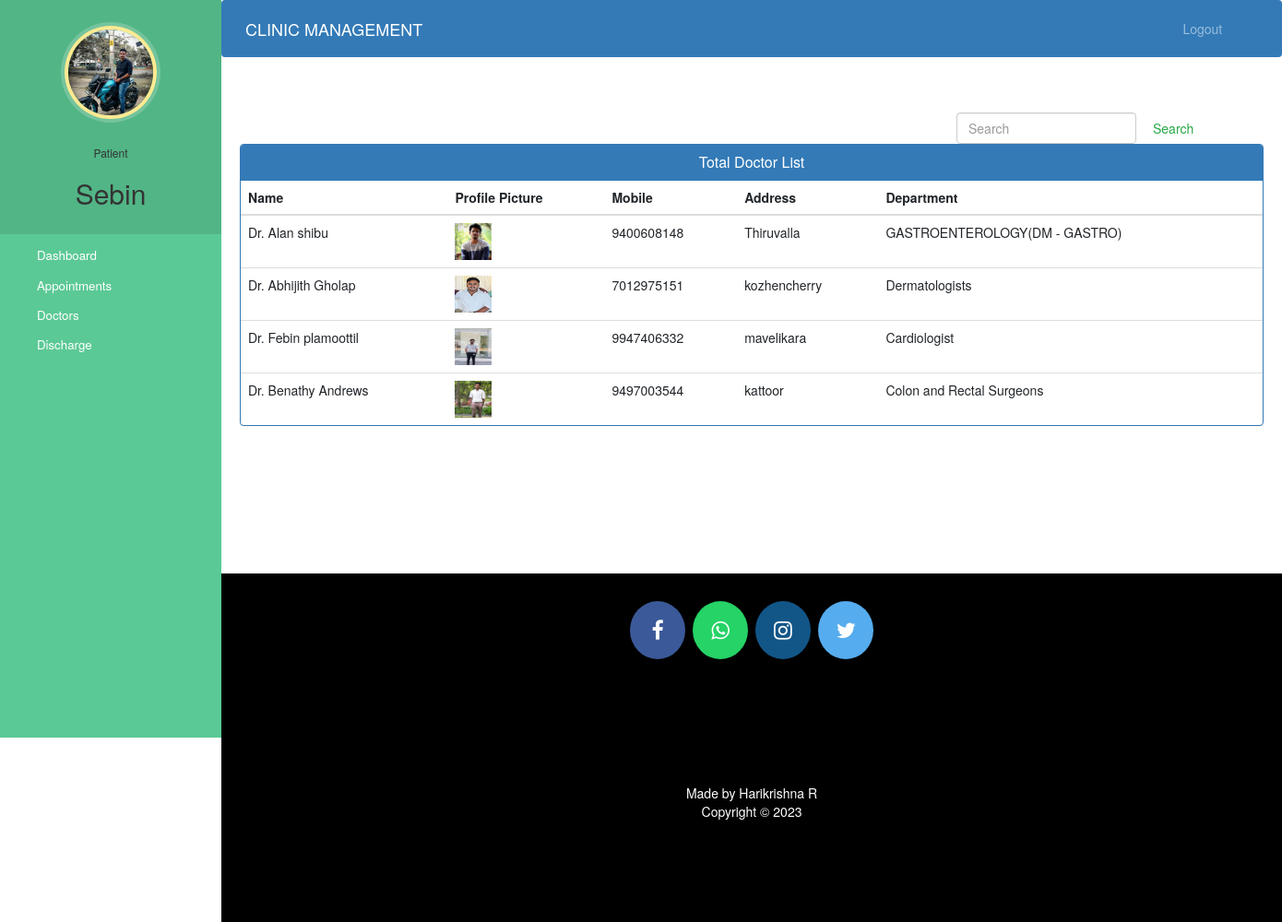
Screenshot of /patient-view-doctor (signed in) with the database file from the repository.
### hospital/models.py (models this page shows, shortened)
class Patient(models.Model):
    user=models.OneToOneField(User,on_delete=models.CASCADE)
    profile_pic= models.ImageField(upload_to='profile_pic/PatientProfilePic/',null=True,blank=True)
    address = models.CharField(max_length=40)
    mobile = models.CharField(max_length=20,null=False)
    symptoms = models.CharField(max_length=100,null=False)
    assignedDoctorId = models.PositiveIntegerField(null=True)
    admitDate=models.DateField(auto_now=True)
    status=models.BooleanField(default=False)

class Doctor(models.Model):
    user=models.OneToOneField(User,on_delete=models.CASCADE)
    profile_pic= models.ImageField(upload_to='profile_pic/DoctorProfilePic/',null=True,blank=True)
    address = models.CharField(max_length=40)
    mobile = models.CharField(max_length=20,null=True)
    department= models.CharField(max_length=50,choices=departments,default='Cardiologist')
    status=models.BooleanField(default=False)
    @property
    def get_name(self):
        return self.user.first_name+" "+self.user.last_name

### hospital/views.py (the view)
# urls.py: path('patient-view-doctor', views.patient_view_doctor_view,name='patient-view-doctor'),
def patient_view_doctor_view(request):
    doctors=models.Doctor.objects.all().filter(status=True)
    patient=models.Patient.objects.get(user_id=request.user.id) #for profile picture of patient in sidebar
    return render(request,'patient_view_doctor.html',{'patient':patient,'doctors':doctors})

### templates/patient_view_doctor.html (shortened to what this page needs)
{% extends 'patient_base.html' %}
{% block content %}
{%load static%}
<head>
  <link href="//netdna.bootstrapcdn.com/bootstrap/3.0.0/css/bootstrap.min.css" rel="stylesheet" id="bootstrap-css">
</head>
<div class="container">
    <form  action="/searchdoctor" method="get" style="margin-left:70%;" class="form-inline my-2 my-lg-0">
      <input class="form-control mr-sm-2" type="search" placeholder="Search" name="query" id="query" aria-label="Search">
      <button class="btn btn-outline-success my-2 my-sm-0" type="submit">Search</button>
    </form>
  {% if doctors %}
  <div class="panel panel-primary">
    <div class="panel-heading">
      <h6 class="panel-title"> Total Doctor List</h6>
    </div>
    <table class="table table-hover" id="dev-table">
        <thead>
          <tr>
            <th>Name</th>
            <th>Profile Picture</th>
            <th>Mobile</th>
            <th>Address</th>
            <th>Department</th>
          </tr>
        </thead>
        {% for d in doctors %}
        <tr>
          <td> {{d.get_name}}</td>
          <td> <img src="{% static d.profile_pic.url %}" alt="Profile Pic" height="40px" width="40px" /></td>
          <td>{{d.mobile}}</td>
          <td>{{d.address}}</td>
          <td>{{d.department}}</td>
        </tr>
        {% endfor %}
      </table>
  </div>
  {%else%}
  <br><br><br>
  <h4 style="text-align: center;color: red;">No Doctor Found !!!</h4>
  {% endif %}
</div>
{% endblock content %}

### templates/patient_base.html (shortened to what this page needs)
<!DOCTYPE html>
{% load static %}
<html lang="en">
<head>
  <link rel="stylesheet" href="https://stackpath.bootstrapcdn.com/bootstrap/4.3.1/css/bootstrap.min.css">
  <link rel="stylesheet" href="https://maxcdn.bootstrapcdn.com/font-awesome/4.7.0/css/font-awesome.min.css">
</head>
<body>
  <nav class="menu" tabindex="0">
    <header class="avatar">
      <img src="{% static patient.profile_pic.url %}" alt="Profile Pic" />
      <br><br>
      <h6>Patient</h6>
      <h2>{{request.user.first_name}}</h2>
    </header>
    <ul>
      <li tabindex="0" class="icon-dashboard"> <a style="color:white; text-decoration:none;" href="/patient-dashboard"><span>Dashboard</span></a> </li>
      <li tabindex="0" class="icon-calendar"> <a style="color:white; text-decoration:none;" href="/patient-appointment"><span>Appointments</span></a></li>
      <li tabindex="0" class="icon-users"> <a style="color:white; text-decoration:none;" href="/patient-view-doctor"><span>Doctors</span></a></li>
      <li tabindex="0" class="icon-users"> <a style="color:white; text-decoration:none;" href="/patient-discharge"><span>Discharge</span></a></li>
    </ul>
  </nav>
  <main>
    <div class="bs-example">
      <nav class="navbar navbar-expand-md  navbar-dark fixed-top" style="background:#337AB7;">
        <a href="/patient-dashboard" class="navbar-brand">CLINIC MANAGEMENT</a>
        <div class="collapse navbar-collapse justify-content-between" id="navbarCollapse">
          <div class="navbar-nav" style=" margin-left: 90%;">
            <a href="/logout" class="nav-item nav-link">Logout</a>
          </div>
        </div>
      </nav>
    </div>
    <br><br>
    {% block content %}
    {% endblock content %}
    <br><br><br><br><br><br><br>
    <footer>
      <p>
        <a id="ftr" href="https://facebook.com" class="fa fa-facebook"></a>
        <a id="ftr" href="https://api.whatsapp.com" class="fa fa-whatsapp"></a>
        <a id="ftr" href="https://instagram.com" class="fa fa-instagram"></a>
        <a id="ftr" href="https://twitter.com" class="fa fa-twitter"></a>
      </p>
      <br>
      <div class="container">
        <div class="row">
          <div class="col-md-12 col-sm-12">
            <div style="color:#ffffff;" class="wow fadeInUp footer-copyright">
              <p>Made by Harikrishna R <br>
                Copyright &copy; 2023</p>
            </div>
          </div>
        </div>
      </div>
    </footer>
  </main>
</body>
</html>

### templates/patient_base.html (style rules this page uses)
a:link { text-decoration: none; }
a { color: white; }
footer { padding: 0px 0px 0px 0px; background-color: black; margin: 0px; }
#ftr { padding: 20px; }
.fa { font-size: 23px; width: 60px; text-align: center; text-decoration: none; margin: 5px 2px; border-radius: 50%; }
.fa-facebook { background: #3B5998; color: white; margin-top: 30px; }
.fa-whatsapp { background: #25d366; color: white; }
.fa-twitter { background: #55ACEE; color: white; }
.fa-instagram { background: #125688; color: white; }
p { text-align: center; }
body { padding-left: 240px; }
main { position: relative; height: 100vh; }
.menu { background: #5bc995; height: 100vh; width: 240px; position: fixed; top: 0px; left: 0; z-index: 5; outline: none; }
.menu .avatar { background: rgba(0, 0, 0, 0.1); padding: 2em 0.5em; text-align: center; }
.menu .avatar img { width: 100px; border-radius: 50%; overflow: hidden; border: 4px solid #ffea92; box-shadow: 0 0 0 4px rgba(255, 255, 255, 0.2); }
.menu .avatar h2 { font-weight: normal; margin-bottom: 0; }
.menu ul { list-style: none; padding: 0.5em 0; margin: 0; }
.menu ul li { padding: 0.5em 1em 0.5em 3em; font-size: 0.95em; font-weight: regular; background-repeat: no-repeat; background-position: left 15px center; background-size: auto 20px; transition: all 0.15s linear; cursor: pointer; }
.menu ul li.icon-dashboard { background-image: url("http://www.entypo.com/images//gauge.svg"); }
.menu ul li.icon-users { background-image: url("http://www.entypo.com/images//users.svg"); }
.menu ul li.icon-calendar { background-image: url("http://www.entypo.com/images//calendar.svg"); }

### templates/patient_view_doctor.html (style rules this page uses)
a:link { text-decoration: none; }
h6 { text-align: center; }
.row { margin: 100px; }

### rows the page displays
Patient: profile_pic (picture)
Doctor: get_name "Dr. Alan shibu", profile_pic (picture), mobile "9400608148", address "Thiruvalla", department "GASTROENTEROLOGY(DM - GASTRO)"
Doctor: get_name "Dr. Abhijith Gholap", profile_pic (picture), mobile "7012975151", address "kozhencherry", department "Dermatologists"
Doctor: get_name "Dr. Febin plamoottil", profile_pic (picture), mobile "9947406332", address "mavelikara", department "Cardiologist"
Doctor: get_name "Dr. Benathy Andrews", profile_pic (picture), mobile "9497003544", address "kattoor", department "Colon and Rectal Surgeons"

### other values shown
{{ request.user.first_name }} "Sebin"
